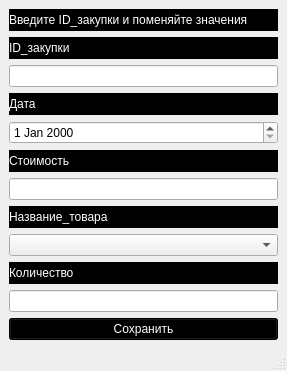
<?xml version="1.0" encoding="UTF-8"?>
<ui version="4.0">
 <class>redak_buy</class>
 <widget class="QMainWindow" name="redak_buy">
  <property name="geometry">
   <rect>
    <x>0</x>
    <y>0</y>
    <width>287</width>
    <height>371</height>
   </rect>
  </property>
  <property name="windowTitle">
   <string>Редактирование</string>
  </property>
  <widget class="QWidget" name="centralwidget">
   <layout class="QVBoxLayout" name="verticalLayout">
    <item>
     <widget class="QLabel" name="label_4">
      <property name="styleSheet">
       <string notr="true">font: 11pt &quot;Times New Roman&quot;;
background-color: rgb(0, 0, 0);
color: rgb(255, 255, 255);</string>
      </property>
      <property name="text">
       <string>Введите ID_закупки и поменяйте значения</string>
      </property>
     </widget>
    </item>
    <item>
     <widget class="QLabel" name="label">
      <property name="styleSheet">
       <string notr="true">font: 11pt &quot;Times New Roman&quot;;
background-color: rgb(0, 0, 0);
color: rgb(255, 255, 255);</string>
      </property>
      <property name="text">
       <string>ID_закупки</string>
      </property>
     </widget>
    </item>
    <item>
     <widget class="QLineEdit" name="lineEdit">
      <property name="styleSheet">
       <string notr="true">font: 11pt &quot;Times New Roman&quot;;</string>
      </property>
     </widget>
    </item>
    <item>
     <widget class="QLabel" name="label_2">
      <property name="styleSheet">
       <string notr="true">font: 11pt &quot;Times New Roman&quot;;
background-color: rgb(0, 0, 0);
color: rgb(255, 255, 255);</string>
      </property>
      <property name="text">
       <string>Дата</string>
      </property>
     </widget>
    </item>
    <item>
     <widget class="QDateEdit" name="dateEdit">
      <property name="styleSheet">
       <string notr="true">font: 11pt &quot;Times New Roman&quot;;</string>
      </property>
     </widget>
    </item>
    <item>
     <widget class="QLabel" name="label_3">
      <property name="styleSheet">
       <string notr="true">font: 11pt &quot;Times New Roman&quot;;
background-color: rgb(0, 0, 0);
color: rgb(255, 255, 255);</string>
      </property>
      <property name="text">
       <string>Стоимость</string>
      </property>
     </widget>
    </item>
    <item>
     <widget class="QLineEdit" name="lineEdit_3">
      <property name="styleSheet">
       <string notr="true">font: 11pt &quot;Times New Roman&quot;;</string>
      </property>
     </widget>
    </item>
    <item>
     <widget class="QLabel" name="label_5">
      <property name="styleSheet">
       <string notr="true">font: 11pt &quot;Times New Roman&quot;;
background-color: rgb(0, 0, 0);
color: rgb(255, 255, 255);</string>
      </property>
      <property name="text">
       <string>Название_товара</string>
      </property>
     </widget>
    </item>
    <item>
     <widget class="QComboBox" name="comboBox">
      <property name="styleSheet">
       <string notr="true">font: 11pt &quot;Times New Roman&quot;;</string>
      </property>
     </widget>
    </item>
    <item>
     <widget class="QLabel" name="label_6">
      <property name="styleSheet">
       <string notr="true">font: 11pt &quot;Times New Roman&quot;;
background-color: rgb(0, 0, 0);
color: rgb(255, 255, 255);</string>
      </property>
      <property name="text">
       <string>Количество</string>
      </property>
     </widget>
    </item>
    <item>
     <widget class="QLineEdit" name="lineEdit_5">
      <property name="styleSheet">
       <string notr="true">font: 11pt &quot;Times New Roman&quot;;</string>
      </property>
     </widget>
    </item>
    <item>
     <widget class="QPushButton" name="redak">
      <property name="styleSheet">
       <string notr="true">width: 50px;
font: 75 14pt &quot;Times New Roman&quot;;
background-color: rgb(0, 0, 0);
color: rgb(255, 255, 255);</string>
      </property>
      <property name="text">
       <string>Сохранить</string>
      </property>
     </widget>
    </item>
   </layout>
  </widget>
  <widget class="QMenuBar" name="menubar">
   <property name="geometry">
    <rect>
     <x>0</x>
     <y>0</y>
     <width>287</width>
     <height>21</height>
    </rect>
   </property>
  </widget>
  <widget class="QStatusBar" name="statusbar"/>
 </widget>
 <resources/>
 <connections/>
</ui>
